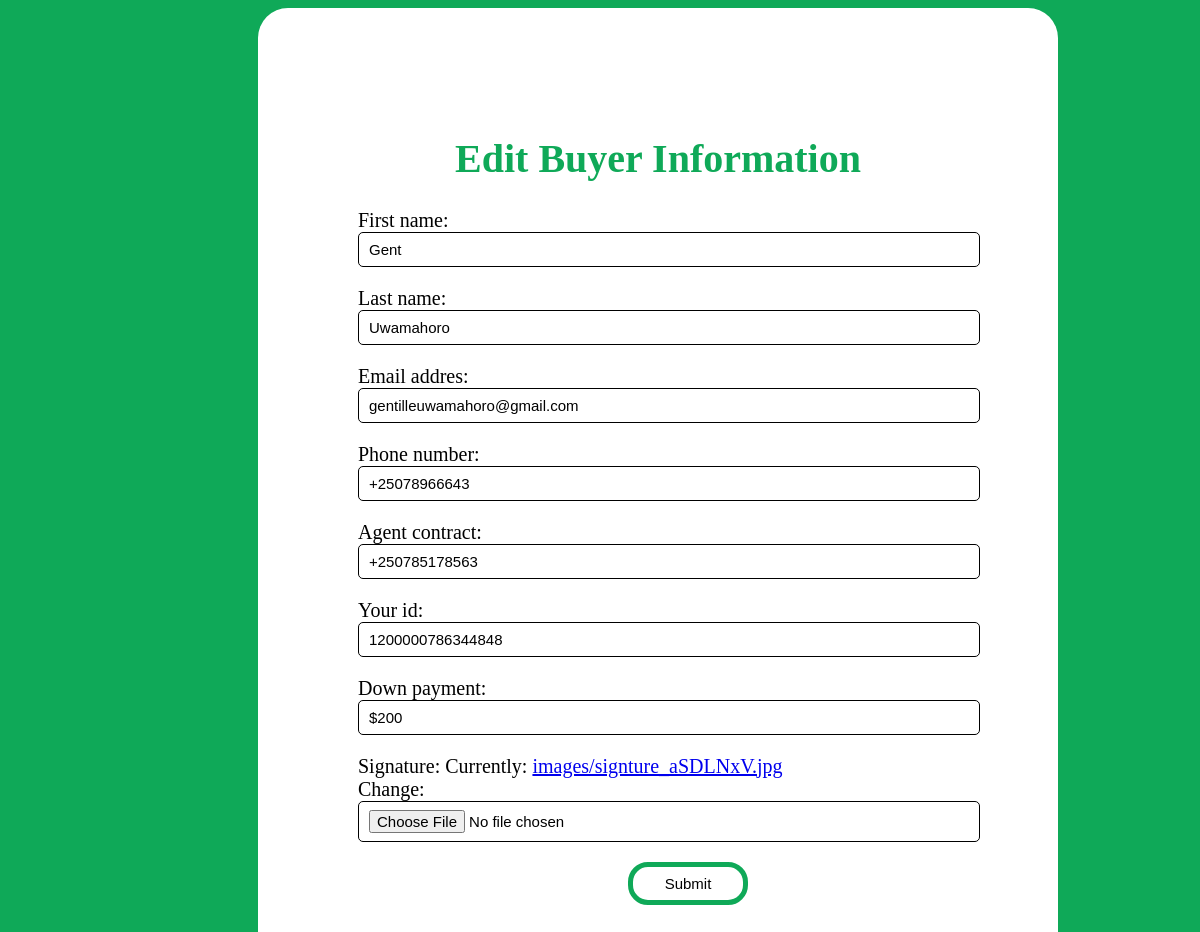
Page /buyer/edit/1/ on the committed database.
### buyer/models.py (models this page shows, shortened)
class Buyer(models.Model):
    first_name= models.CharField(max_length=20)
    last_name = models.CharField(max_length=20)
    email_addres=models.EmailField(max_length=240,null=True)
    phone_number=models.CharField(max_length=240,null=True)
    agent_contract=models.CharField(max_length=240,null=True)
    your_id=models.CharField(max_length=16,null=True,default="your national id number")
    down_payment=models.CharField(max_length=240,null=True,default="$")
    signature=models.ImageField(upload_to ='images/',null=True)

### buyer/views.py (the view)
# urls.py: path("edit/<int:id>/", edit_buyer, name="edit_buyer"),
def edit_buyer(request, id):
    buyer= Buyer.objects.get(id=id)
    if request.method == "POST":
        form=BuyerForm(request.POST, instance=buyer)
        if form.is_valid():
            form.save()
        return redirect("buyer_profile", id=buyer.id)
    else:
        form= BuyerForm(instance=buyer)
        return render(request,"edit_buyer.html", {"form":form})

### buyer/forms.py
class BuyerForm(forms.ModelForm):
    class Meta:
        model= Buyer
        fields= "__all__"

### buyer/templates/edit_buyer.html (shortened to what this page needs)
<!DOCTYPE html>
<html>
<head>
</head>
<body>
    <div class="container">
    <h1>Edit Buyer Information</h1>
    <form method="POST" enctype="multipart/form-data">
    {{form.as_p}}
    <input type="submit" value="Submit" class="button">
</div>
</body>
</html>

### buyer/templates/edit_buyer.html (style rules this page uses)
body { background-color:#0fa958; width: 400px; height: 800px; font-size: 20px; }
.container { background-color: white; margin-left: 250px; width: 600px; padding: 100px; font-size: 20px; border-radius: 30px; margin-right: 250px; }
input { width: 100%; outline: none; border: 1px solid ; font-size: 15px; padding: 8px 10px; border-radius: 5px; background-color: white; }
.button { width: 20%; height: 30%; margin-left: 45%; border: 5px solid #0fa958; border-radius: 20px; }
h1 { color: #0fa958; text-align: center; }

### rows in the picture
Buyer: first_name "Gent", last_name "Uwamahoro", email_addres "gentilleuwamahoro@gmail.com", phone_number "+25078966643", agent_contract "+250785178563", your_id "1200000786344848", down_payment "$200"
